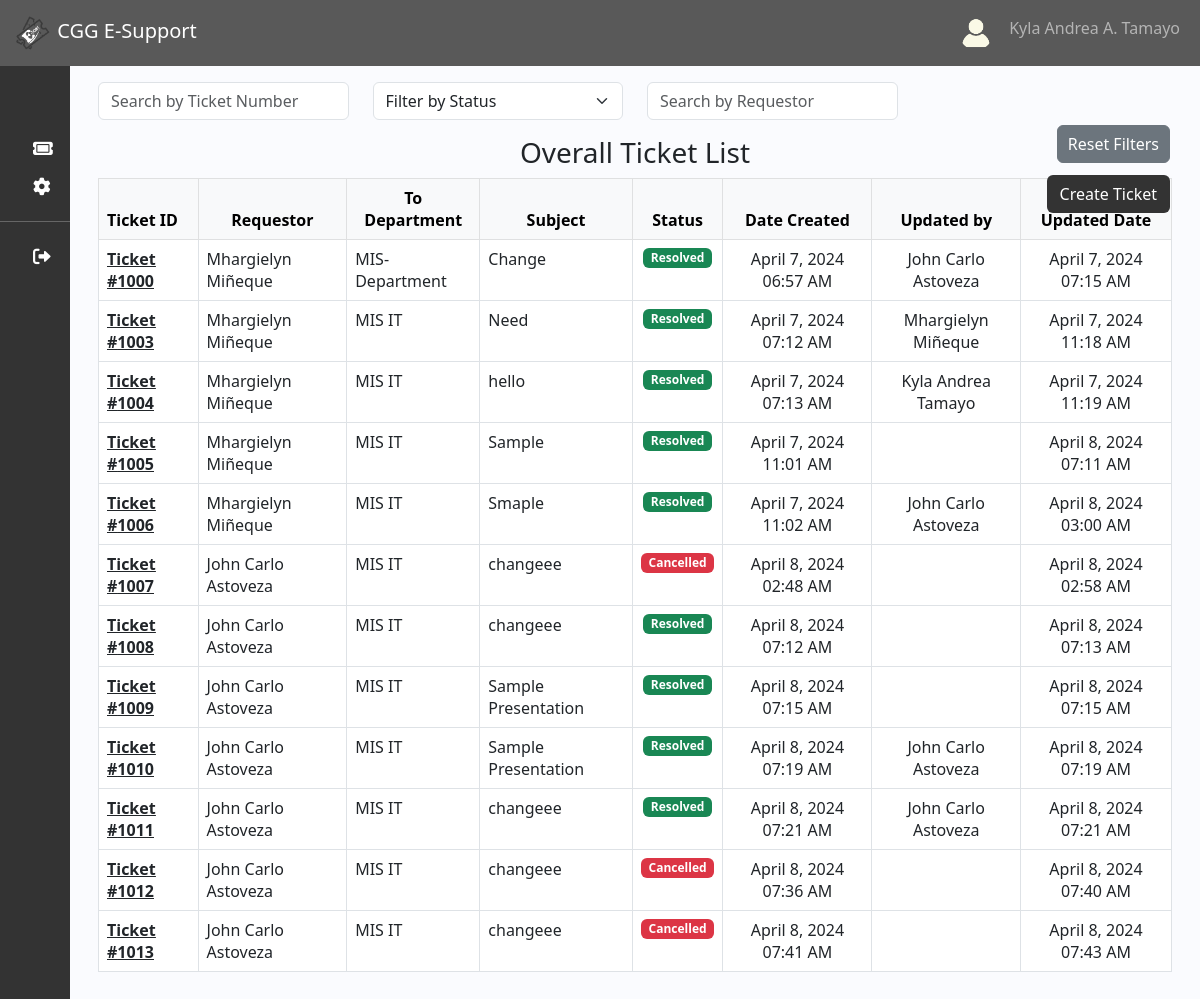
Page /home_user.php (signed in) on the earlier database version.
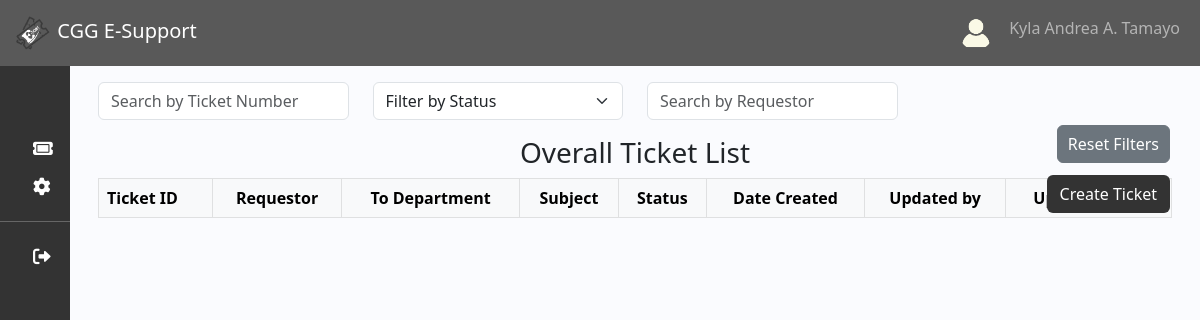
Same page on the later database version.
### tables this page shows
CREATE TABLE `user` (
  `user_id` int(11) NOT NULL,
  `lastname` varchar(191) NOT NULL,
  `firstname` varchar(191) NOT NULL,
  `middleinitial` varchar(191) NOT NULL,
  `suffix` varchar(50) NOT NULL,
  `company` varchar(191) NOT NULL,
  `branch` varchar(191) NOT NULL,
  `department` varchar(191) NOT NULL,
  `email` varchar(191) NOT NULL,
  `contact` varchar(191) NOT NULL,
  `username` varchar(191) NOT NULL,
  `password` varchar(191) NOT NULL,
  `verification_status` tinyint(50) NOT NULL,
  `role` tinyint(2) NOT NULL,
  `created_at` timestamp NOT NULL DEFAULT current_timestamp(),
  `image` varchar(250) DEFAULT NULL
);

CREATE TABLE `ticket` (
  `ticket_id` int(11) NOT NULL,
  `user_id` int(11) NOT NULL,
  `subject` varchar(990) NOT NULL,
  `to_company` varchar(50) NOT NULL,
  `requestor` varchar(50) NOT NULL,
  `concern` text NOT NULL,
  `status` varchar(50) NOT NULL DEFAULT 'Pending',
  `date_created` timestamp NOT NULL DEFAULT current_timestamp(),
  `to_dept` varchar(250) NOT NULL,
  `email` varchar(50) NOT NULL,
  `to_branch` varchar(550) NOT NULL,
  `reason` varchar(50) NOT NULL,
  `updated_date` timestamp NULL DEFAULT NULL ON UPDATE current_timestamp(),
  `updated_by` varchar(50) NOT NULL
);

### function/myfunction.php (called while the page is built, shortened)
<?php
include('mysql_connect.php');
function getAll($table)
{
    global $con;
    $query = "SELECT * FROM $table";
    return $query_run = mysqli_query($con, $query);
}
?>

### Home_User.php (the view, shortened to what this page needs)
<?php
include('function/myfunction.php');
include 'sidebar_navbar.php';
include('crud.php');
?>
<!DOCTYPE html>
<html lang="en">
<head>
    <link href="https://cdn.lineicons.com/4.0/lineicons.css" rel="stylesheet" />
    <link rel="stylesheet" href="https://cdnjs.cloudflare.com/ajax/libs/font-awesome/6.0.0-beta3/css/all.min.css">
    <link href="https://cdn.jsdelivr.net/npm/bootstrap@5.3.0-alpha3/dist/css/bootstrap.min.css" rel="stylesheet">
    <link rel="stylesheet" href="css/sidebar_navbar.css">
    <link rel="stylesheet" href="https://cdnjs.cloudflare.com/ajax/libs/twitter-bootstrap/5.3.0/css/bootstrap.min.css">
    <link rel="stylesheet" href="https://cdn.datatables.net/1.13.7/css/dataTables.bootstrap5.min.css">
</head>
<body>
    <div class="main p-3">
        <div class="container-fluid">
            <div class="container1">
                <button type="button" class="btn btn-custom" data-toggle="modal" data-target="#myModal" style="position: absolute; top: 175px; right: 30px;">Create Ticket</button>
                <div class="row mb-3">
                    <div class="col-md-3">
                        <input type="text" class="form-control" id="ticketNumberSearch" placeholder="Search by Ticket Number">
                    </div>
                    <div class="col-md-3">
                        <select class="form-select" id="statusFilter">
                            <option value="">Filter by Status</option>
                        </select>
                    </div>
                    <div class="col-md-3">
                        <input type="text" class="form-control" id="requestorSearch" placeholder="Search by Requestor">
                        <button type="button" id="resetFilters" class="btn btn-secondary" style="position: absolute; top: 125px; right: 30px;padding-right:10px;padding-left:10px;">Reset Filters</button>
                    </div>
                </div>
                <h3>
                    <center>Overall Ticket List</center>
                </h3>
                <table id="example" class="table table-responsive hover table-bordered">
                    <thead class="table-light">
                        <tr>
                            <th>Ticket ID</th>
                            <th class="text-center">Requestor</th>
                            <th class="text-center">To Department</th>
                            <th class="text-center">Subject</th>
                            <th class="text-center">Status</th>
                            <th class="text-center">Date Created</th>
                            <th class="text-center">Updated by</th>
                            <th class="text-center">Updated Date</th>
                        </tr>
                    </thead>
                    <tbody>
                        <?php
                        $ticket = getAll("ticket");
                        if (mysqli_num_rows($ticket) > 0) {
                            foreach ($ticket as $item) {
                                $resolved_by_query = "SELECT t.*, u.firstname, u.lastname
                              FROM ticket t
                              INNER JOIN user u ON t.updated_by = u.user_id
                              WHERE t.ticket_id = " . $item['ticket_id'];
                                $resolved_result = mysqli_query($con, $resolved_by_query);
                                $resolved_row = mysqli_fetch_assoc($resolved_result);
                        ?>
                                <tr>
                                    <td><u><a href="ticket_info.php?ticket_id=<?php echo $item['ticket_id']; ?>" class="text-body fw-bold">Ticket #<?php echo $item['ticket_id']; ?></a></u></td>
                                    <td><?= $item['requestor']; ?></td>
                                    <td><?= $item['to_dept']; ?></td>
                                    <td class="text-justify"><?= $item['subject']; ?></td>
                                    <td class="text-center">
                                        <?php
                                        $status = $item['status'];
                                        if ($status == 'Pending') {
                                            echo '<span class="badge text-bg-warning">' . $status . '</span>';
                                        } elseif ($status == 'Resolved') {
                                            echo '<span class="badge text-bg-success">' . $status . '</span>';
                                        } elseif ($status == 'Cancelled') {
                                            echo '<span class="badge text-bg-danger">' . $status . '</span>';
                                        } else {
                                            echo '<span class="badge text-bg-primary">' . $status . '</span>';
                                        }
                                        ?>
                                    </td>
                                    <td class="text-center"><?= date('F j, Y h:i A', strtotime($item['date_created'])); ?></td>
                                    <td class="text-center">
                                        <?= (!empty($resolved_row['firstname']) && !empty($resolved_row['lastname'])) ? $resolved_row['firstname'] . ' ' . $resolved_row['lastname'] : ''; ?>
                                    </td>
                                    <td class="text-center"><?php if (!empty($item['updated_date'])) {
                                                                echo date('F j, Y h:i A', strtotime($item['updated_date']));
                                                            } ?></td>
                                </tr>
                        <?php
                            }
                        }
                        ?>
                    </tbody>
                </table>
            </div>
        </div>
</body>
</html>

### sidebar_navbar.php (shortened to what this page needs)
<head>
</head>
<?php
$user_id = $_SESSION['userid'];
include('mysql_connect.php');
$sql = "SELECT * FROM user WHERE user_id='$user_id'";
$result = mysqli_query($con, $sql);
while ($row = mysqli_fetch_array($result)) {
    $username = $row['username'];
    $fn = $row['firstname'];
    $ml = $row['middleinitial'];
    $ln = $row['lastname'];
    $suffix = $row['suffix'];
    $name = $fn . " " . ($ml ? $ml . ". " : "") . $ln . " " . $suffix;
    $img = $row['image'];
}
?>
<nav class="navbar navbar-expand-lg navbar-dark" style="background-color: #595959;">
    <div class="container-fluid">
        <a class="navbar-brand" href="Home_User.php"><img src="Images/Ticket -Logo-3.png" height="40px" alt="CGG E-Support Logo"> CGG E-Support</a>
        <div class="collapse navbar-collapse" id="navbarSupportedContent">
            <ul class="navbar-nav ms-auto">
                <li class="nav-item">
                    <img src='<?php echo "Images/" . $user_id . "-" . $username . "/" . $img ?>' alt="User Profile" class="nav-link rounded-circle" style="width: 50px; height: 50px;">
                </li>
                <li class="nav-item">
                    <a class="nav-link" href="User_Profile.php"><?php echo $name; ?></a>
                </li>
            </ul>
        </div>
    </div>
</nav>
<div class="wrapper">
    <aside id="sidebar">
        <div class="d-flex">
            <button class="toggle-btn" type="button">
            </button>
        </div>
        <ul class="sidebar-nav">
            <li class="sidebar-item">
                <a href="#" class="sidebar-link">
                    <i class="fa-solid fa-ticket"></i>
                </a>
            </li>
            <li class="sidebar-item">
                <a href="User_Profile.php" class="sidebar-link">
                    <i class="fa fa-gear"></i>
                </a>
            </li>
            <hr style="border-color: white;">
            <div class="sidebar-item">
                <a href="logout.php" class="sidebar-link">
                    <i class="fa-solid fa-right-from-bracket"></i>
                </a>
            </div>
        </ul>
    </aside>

### css/sidebar_navbar.css (style rules this page uses)
a { text-decoration: none; }
li { list-style: none; }
body { font-family: "Poppins", sans-serif; }
.wrapper { display: flex; height: auto; }
.main { min-height: 100vh; width: 100%; overflow: hidden; transition: all 0.35s ease-in-out; background-color: #fafbfe; }
#sidebar { height: auto; width: 70px; min-width: 70px; z-index: 1000; transition: all 0.25s ease-in-out; background-color: #333333; display: flex; flex-direction: column; }
.toggle-btn { background-color: transparent; cursor: pointer; border: 0; padding: 1rem 1.5rem; }
.sidebar-nav { padding: 2rem 0; flex: 1 1 auto; }
a.sidebar-link { padding: 0.625rem 1.625rem; color: #fff; display: block; font-size: 0.9rem; white-space: nowrap; border-left: 7px solid transparent; }
.sidebar-link i { font-size: 1.1rem; margin-right: 0.75rem; }
.sidebar-item { position: relative; }
.nav-item, .fa-solid { color: white; }
li { display: inline-block; }
.sidebar-link { padding: 0.625rem 1.625rem; color: #fff; display: block; font-size: 0.9rem; white-space: nowrap; border-left: 7px solid transparent; cursor: pointer; }

### Home_User.php (style rules this page uses)
.btn-custom { background-color: #333333; color: #ffffff; transition: color 0.3s; }

Differences in the rows shown:
removed ticket: ticket_id "1000", requestor "Mhargielyn Miñeque", to_dept "MIS-Department", subject "Change", status "Resolved", date_created "April 7, 2024 06:57 AM", user.firstname "John Carlo", user.lastname "Astoveza", updated_date "April 7, 2024 07:15 AM"
removed ticket: ticket_id "1003", requestor "Mhargielyn Miñeque", to_dept "MIS IT", subject "Need", status "Resolved", date_created "April 7, 2024 07:12 AM", user.firstname "Mhargielyn", user.lastname "Miñeque", updated_date "April 7, 2024 11:18 AM"
removed ticket: ticket_id "1004", requestor "Mhargielyn Miñeque", to_dept "MIS IT", subject "hello", status "Resolved", date_created "April 7, 2024 07:13 AM", user.firstname "Kyla Andrea", user.lastname "Tamayo", updated_date "April 7, 2024 11:19 AM"
removed ticket: ticket_id "1005", requestor "Mhargielyn Miñeque", to_dept "MIS IT", subject "Sample", status "Resolved", date_created "April 7, 2024 11:01 AM", updated_date "April 8, 2024 07:11 AM"
removed ticket: ticket_id "1006", requestor "Mhargielyn Miñeque", to_dept "MIS IT", subject "Smaple", status "Resolved", date_created "April 7, 2024 11:02 AM", user.firstname "John Carlo", user.lastname "Astoveza", updated_date "April 8, 2024 03:00 AM"
removed ticket: ticket_id "1007", requestor "John Carlo Astoveza", to_dept "MIS IT", subject "changeee", status "Cancelled", date_created "April 8, 2024 02:48 AM", updated_date "April 8, 2024 02:58 AM"
removed ticket: ticket_id "1008", requestor "John Carlo Astoveza", to_dept "MIS IT", subject "changeee", status "Resolved", date_created "April 8, 2024 07:12 AM", updated_date "April 8, 2024 07:13 AM"
removed ticket: ticket_id "1009", requestor "John Carlo Astoveza", to_dept "MIS IT", subject "Sample Presentation", status "Resolved", date_created "April 8, 2024 07:15 AM", updated_date "April 8, 2024 07:15 AM"
removed ticket: ticket_id "1010", requestor "John Carlo Astoveza", to_dept "MIS IT", subject "Sample Presentation", status "Resolved", date_created "April 8, 2024 07:19 AM", user.firstname "John Carlo", user.lastname "Astoveza", updated_date "April 8, 2024 07:19 AM"
removed ticket: ticket_id "1011", requestor "John Carlo Astoveza", to_dept "MIS IT", subject "changeee", status "Resolved", date_created "April 8, 2024 07:21 AM", user.firstname "John Carlo", user.lastname "Astoveza", updated_date "April 8, 2024 07:21 AM"
removed ticket: ticket_id "1012", requestor "John Carlo Astoveza", to_dept "MIS IT", subject "changeee", status "Cancelled", date_created "April 8, 2024 07:36 AM", updated_date "April 8, 2024 07:40 AM"
removed ticket: ticket_id "1013", requestor "John Carlo Astoveza", to_dept "MIS IT", subject "changeee", status "Cancelled", date_created "April 8, 2024 07:41 AM", updated_date "April 8, 2024 07:43 AM"
